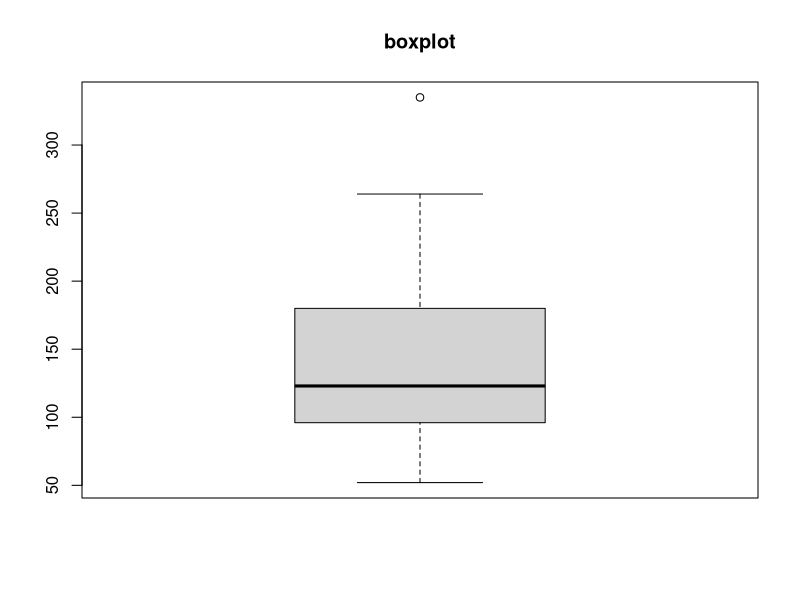

R code for this plot: (Note: this script raises an error after producing the figure.)
###################################
### example boxplot
###################################

# Erstellen Sie ein Boxplot für die Pferdestärke (hp=horsepower) mit der konventionellen Plotfunktion
boxplot(mtcars$hp, main="boxplot")

# Erstellen Sie ein Boxplot für die Pferdestärke (hp=horsepower) mit ggplot
ggplot(mtcars, aes(x="", y=mtcars$hp)) + geom_boxplot()
